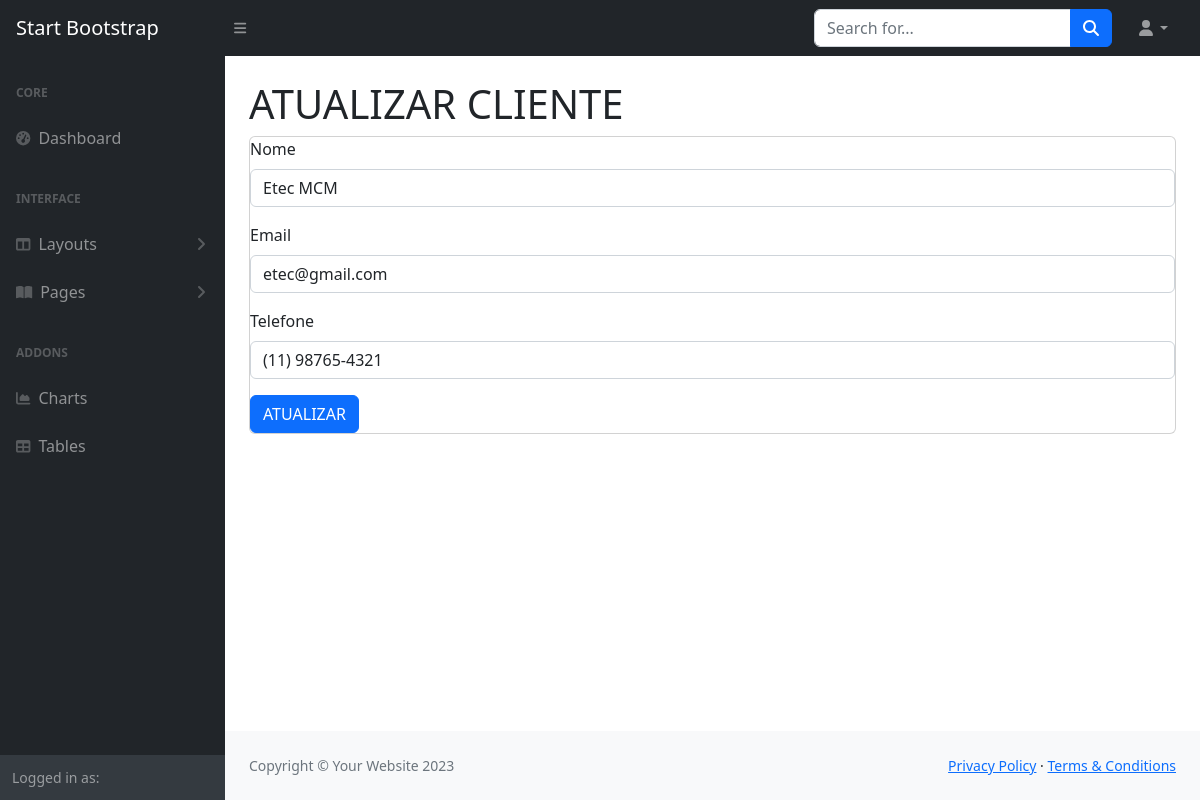
The page /painel/atualiza_cliente.php?id=1 on the database its author committed.
### tables this page shows
CREATE TABLE `clientes` (
  `id_cliente` int(11) NOT NULL,
  `nome_cliente` varchar(255) NOT NULL,
  `email_cliente` varchar(255) NOT NULL,
  `telefone` varchar(255) NOT NULL
);

### painel/atualiza_cliente.php (the view, shortened to what this page needs)
<?php
    include 'conecta.php';
    include 'menu.php';
    $id = $_GET['id'];
    $sql = "SELECT * FROM clientes WHERE id_cliente = '$id'";
    $consulta = $conexao->query($sql);
    $dados = $consulta->fetch_assoc();
?>
            <div id="layoutSidenav_content">
                <main>
                    <div class="container-fluid px-4">
                        <h1 class="mt-4">ATUALIZAR CLIENTE</h1>
                        <div class="card mb-4">
                            <form action="processa_atualiza_cliente.php?id=<?php echo $id; ?>" method="POST">
                                <div class="mb-3">
                                    <label class="form-label">Nome</label>
                                    <input name="nome_novo" type="text" class="form-control" value="<?php echo $dados['nome_cliente']; ?>">
                                </div>
                                <div class="mb-3">
                                    <label class="form-label">Email</label>
                                    <input name="email_novo" type="email" class="form-control" value="<?php echo $dados['email_cliente']; ?>">
                                </div>
                                <div class="mb-3">
                                    <label class="form-label">Telefone</label>
                                    <input name="telefone_novo" type="text" class="form-control" value="<?php echo $dados['telefone']; ?>">
                                </div>
                                <button type="submit" class="btn btn-primary">ATUALIZAR</button>
                            </form>
                        </div>
                    </div>
                </main>
                <footer class="py-4 bg-light mt-auto">
                    <div class="container-fluid px-4">
                        <div class="d-flex align-items-center justify-content-between small">
                            <div class="text-muted">Copyright &copy; Your Website 2023</div>
                            <div>
                                <a href="#">Privacy Policy</a>
                                &middot;
                                <a href="#">Terms &amp; Conditions</a>
                            </div>
                        </div>
                    </div>
                </footer>
            </div>
        </div>
    </body>
</html>

### rows shown on the page
clientes: nome_novo "Etec MCM", email_novo "etec@gmail.com", telefone_novo "(11) 98765-4321"
